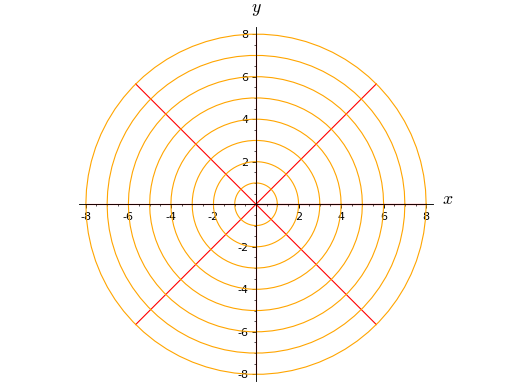

The script that drew this image:
E = EuclideanSpace(3)
cartesian = E.cartesian_coordinates()
spherical = E.spherical_coordinates()
x, y, z = cartesian[:]
r, th, ph = spherical[:]
g = spherical.plot(cartesian, fixed_coords={th: pi/2}, ambient_coords=(x,y),
                   color={r:'red', th:'green', ph:'orange'})
sphinx_plot(g)
